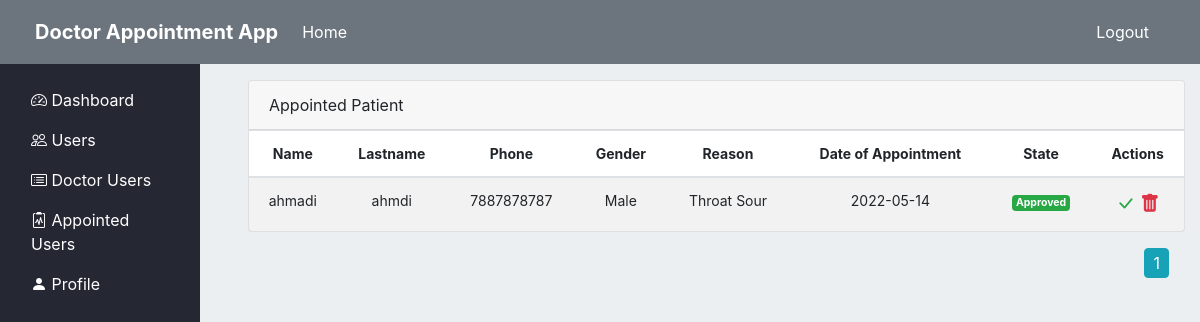
/admin/appointed/patient/list (signed in), run on an earlier commit of the app's database.
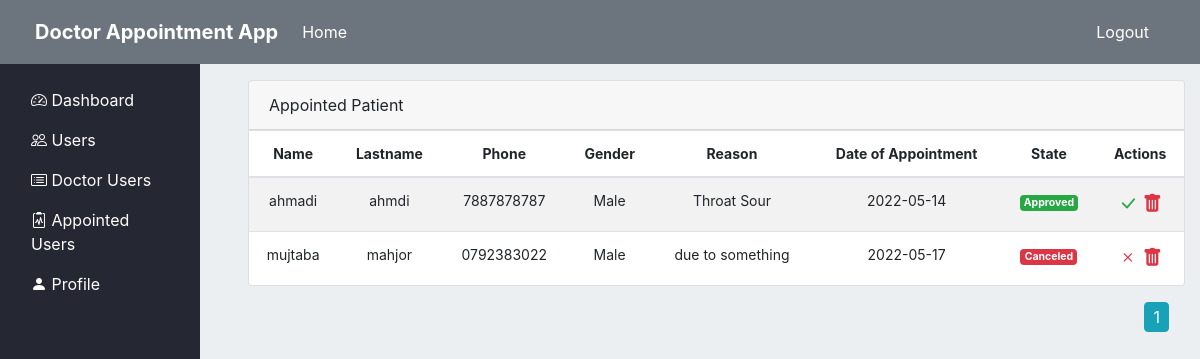
And on a later commit of the database.
### appointment/Models/AppointmentModel.py (models this page shows, shortened)
class Appointment(db.Model):
    __tablename__='Appointment'
    id = db.Column(db.Integer, primary_key=True)
    patient_id = db.Column(db.Integer, db.ForeignKey('user.id'))
    schedule_id = db.Column(db.Integer, db.ForeignKey('Schedule.id'))
    reason = db.Column(db.String(200))
    state = db.Column(db.String(20), default='pending')
    appointment_date = db.Column(db.Date(), default = datetime.now().date())

### appointment/Models/UserModel.py (models this page shows, shortened)
class User(db.Model, UserMixin):
    id = db.Column(db.Integer, primary_key=True)
    username = db.Column(db.String(30), nullable=False, unique=True)
    name = db.Column(db.String(30), nullable=False)
    lastname = db.Column(db.String(30), nullable=False)
    email = db.Column(db.String(40), unique=True, nullable=False)
    address = db.Column(db.Text , nullable=False)
    phone = db.Column(db.String(20), unique=True, nullable=False)
    date_of_birth = db.Column(db.Date(), default = datetime.now().date())
    role = db.Column(db.Integer, nullable=False, default=3)
    gender = db.Column(db.Boolean, default=True, nullable=False)
    password = db.Column(db.String(60), nullable=False)
    doctorinfo = db.relationship('DoctorInfo', backref='User', cascade="all, delete", uselist=False, lazy=True)
    schedule = db.relationship('Schedule', backref='User', lazy=True)
    appointment = db.relationship('Appointment', backref='User', lazy=True)

### appointment/routes.py (the view)
@app.route("/admin/appointed/patient/list", methods=['GET'])
@login_required
@admin_required
def appointed_patient_list():
    return all_appointed_patient_list()

### appointment/Models/UserModel.py (called while the page is built)
@login_manager.user_loader
def load_user(user_id):
    return User.query.get(int(user_id))

### appointment/privilege.py (called while the page is built)
def admin_required(f):
    @wraps(f)
    def wrap(*args, **kwargs):
        if current_user and current_user.role == 1:
            return f(*args, **kwargs)
        flash("Ooops login or your privilege is not satisfied", "info")
        return redirect(url_for('home'))
    return wrap

### appointment/view.py (called while the page is built)
def all_appointed_patient_list():
    page = request.args.get('page', 1, type=int)
    all_appointed_patient = db.session.query(User.name, User.lastname, User.phone, User.gender, Appointment.reason,
                                             Appointment.id, Appointment.appointment_date, Appointment.state)\
                              .join(Appointment, User.id == Appointment.patient_id).paginate(page=page, per_page=7)
    return render_template('adminPanel/appointment_list.html', patients=all_appointed_patient)

### appointment/templates/adminPanel/appointment_list.html (shortened to what the changed rows need)
{% extends "index.html" %}
{% block section %}
<div class="row">
    <div class="col-md-12">
        <div class="main-card mb-3 card">
            <div class="table-responsive">
                <table class="align-middle mb-0 table table-borderless table-striped table-hover">
                    <thead>
                        <tr  class="app-normal-font">
                            <th class="text-center">Name</th>
                            <th class="text-center">Lastname</th>
                            <th class="text-center">Phone</th>
                            <th class="text-center">Gender</th>
                            <th class="text-center">Reason</th>
                            <th class="text-center">Date of Appointment</th>
                            <th class="text-center">State</th>
                            <th class="text-center">Actions</th>
                        </tr>
                    </thead>
                    <tbody>
                        {% for patient in patients.items %}
                            <tr class="app-normal-font p-0">
                                <td class="text-center">
                                    <div class="widget-content p-0">
                                        {{patient.name}}
                                    </div>
                                </td>
                                <td class="text-center">{{patient.lastname}}</td>
                                <td class="text-center">
                                    {{patient.phone}}
                                </td>
                                <td class="text-center">
                                    {% if patient.gender == True %}
                                        Male
                                    {% else %}
                                        Female
                                    {% endif %}
                                </td>
                                <td class="text-center">
                                    {{ patient.reason }}
                                </td>
                                <td class="text-center">
                                    {{ patient.appointment_date }}
                                </td>
                                <td class="text-center">
                                    {% if patient.state == 'pending' %}
                                        <div class="badge badge-warning">Pending </div>
                                    {% elif patient.state == 'approved' %}
                                        <div class="badge badge-success">Approved </div>
                                    {% else %}
                                        <div class="badge badge-danger">Canceled </div>
                                    {% endif %}
                                </td>
                                <td class="text-center">
                                    {% if patient.state == 'pending' %}
                                        <a href="{{ url_for('admin_change_appointment_state', id=patient.id, state='approved' )}}" class="btn btn-info p-1 "> <small>Approve</small></a>
                                        <a href="{{ url_for('admin_change_appointment_state', id=patient.id, state='cancel' )}}" class="btn btn-danger p-1"> <small>Cancel</small></a>
                                    {% elif patient.state == 'approved' %}
                                        <span class="text-success" style="font-size: 1.2rem;">
                                            <i class="bi bi-check-lg"></i>
                                        </span>
                                    {% else %}
                                        <span class="text-danger" style="font-size: 1.2rem;">
                                            <i class="bi bi-x"></i>
                                        </span>
                                    {% endif%}
                                    <a href="{{url_for('delete_appointment', id=patient.id)}}" class="text-danger"  onclick="confirmation(event)">
                                        <i class="bi bi-trash-fill" style="font-size: 1.2rem;"></i>
                                    </a>
                                </td>
                            </tr>
                        {% endfor %}
                    </tbody>
                </table>
            </div>
        </div>
        <div class="float-right mr-3">
            {% for page_num in patients.iter_pages(left_edge=1, right_edge=1, left_current=1, right_current=2) %}
                {% if page_num  %}
                    {% if patients.page == page_num  %}
                        <a class="btn btn-info nb-4" style="padding:2px 8px;" href="{{ url_for('appointed_patient_list', page=page_num)}}">{{page_num}}</a>
                    {% else %}
                        <a class="btn btn-outline-info nb-4" style="padding:2px 8px;" href="{{ url_for('appointed_patient_list', page=page_num)}}">{{page_num}}</a>
                    {% endif %}
                {% else %}
                    ...
                {% endif %}
            {% endfor %}
        </div>
    </div>
</div>
{% endblock %}

What changed in the data, as far as the page shows it:
added Appointment: name "mujtaba", lastname "mahjor", phone "0792383022", reason "due to something", appointment_date "2022-05-17", state "Canceled"
